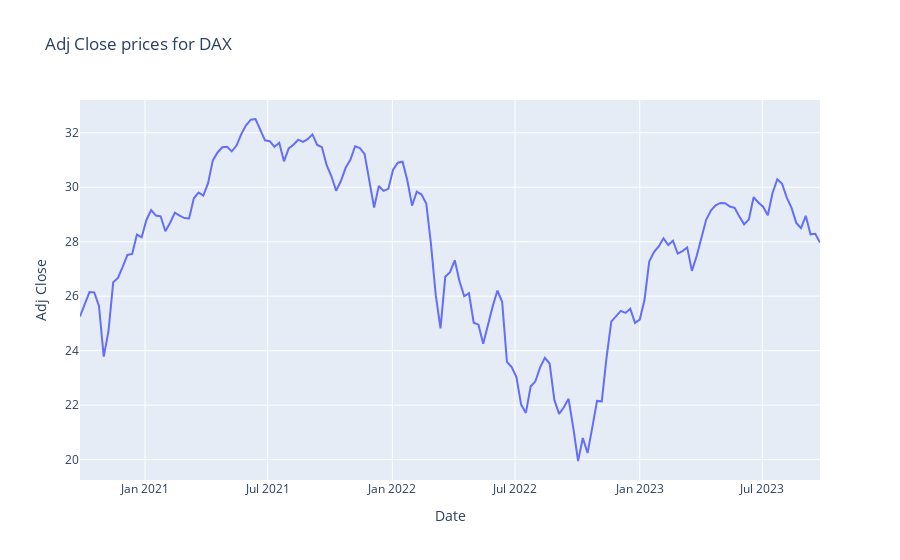

The notebook cell saved with this chart:
### Code cell
dax_weekly_fig = px.line(weekly_average, x='Date', y='Adj Close', title='Adj Close prices for DAX')
dax_weekly_fig.show()

### Figure 1 — Plotly figure (JSON) as saved in the notebook; plotly's stock layout.template omitted (floating-point values rounded to 4 significant figures; data arrays with more than 128 entries replaced by an {"elided": "..."} marker saying what was removed)
{"data": [{"hovertemplate": "Date=%{x}<br>Adj Close=%{y}<extra></extra>", "legendgroup": "", "line": {"color": "#636efa", "dash": "solid"}, "marker": {"symbol": "circle"}, "mode": "lines", "name": "", "orientation": "v", "showlegend": false, "type": "scatter", "x": {"elided": "157 str values"}, "xaxis": "x", "y": {"elided": "157 float values"}, "yaxis": "y"}], "layout": {"legend": {"tracegroupgap": 0}, "title": {"text": "Adj Close prices for DAX"}, "xaxis": {"anchor": "y", "domain": [0, 1], "title": {"text": "Date"}}, "yaxis": {"anchor": "x", "domain": [0, 1], "title": {"text": "Adj Close"}}}}
